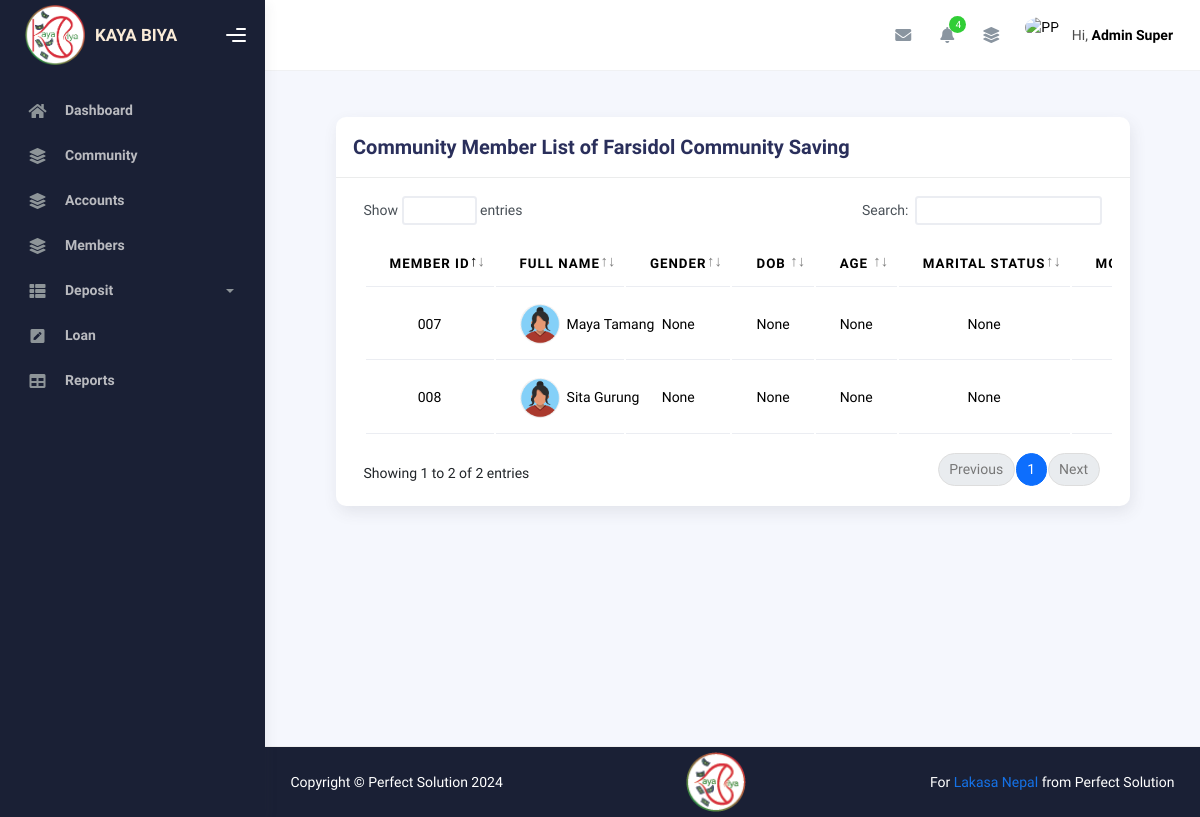
The page /community-list/5/ (signed in) on the database as committed earlier.
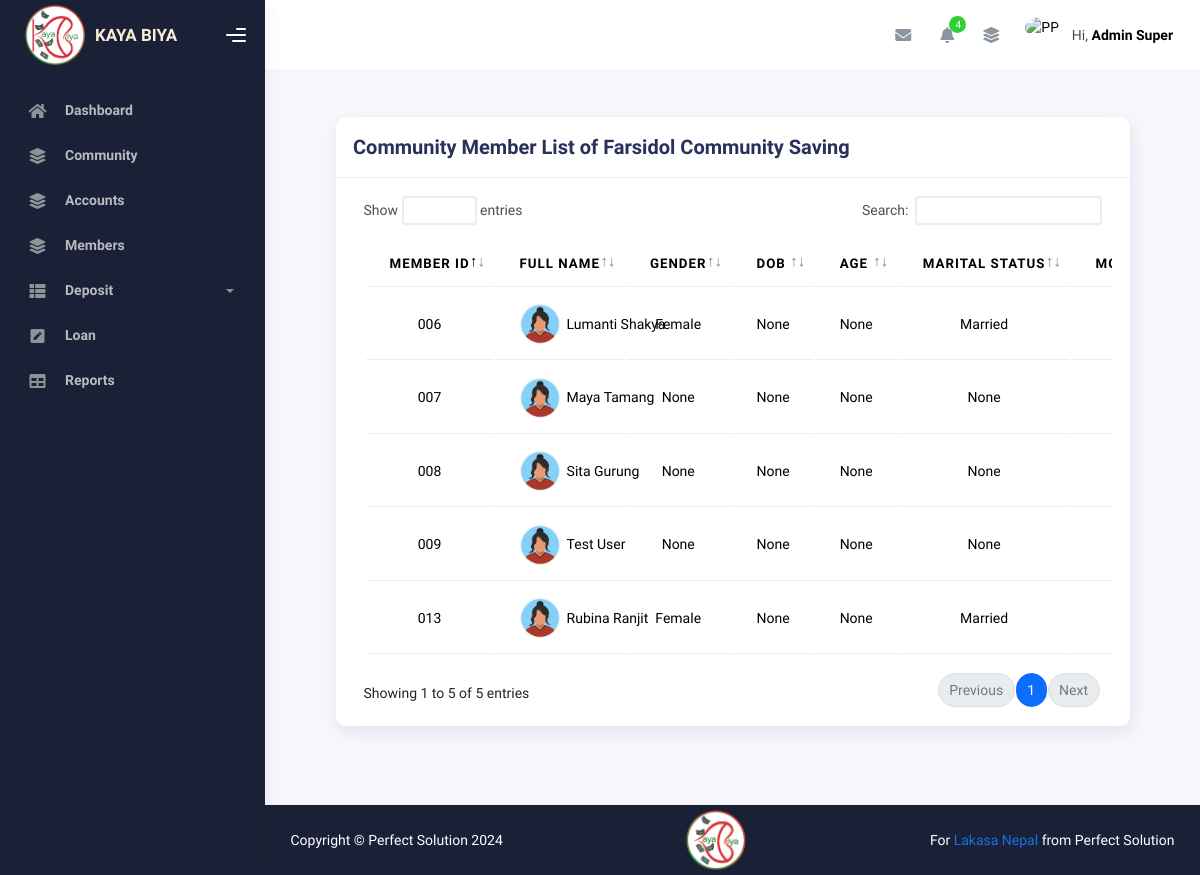
The same page on the database as committed later.
### member/models.py (models this page shows, shortened)
class Community(models.Model):
    community_name = models.CharField(max_length=255)
    community_head = models.ManyToManyField(User, related_name='managed_community')
    def __str__(self):
        return self.community_name

class Member(models.Model):
    MARITAL_STATUS = [
        ('Single', 'Single'),
        ('Married', 'Married'),
    ]
    GENDER = [
        ('Male', 'Male'),
        ('Female', 'Female'),
        ('Other', 'Other'),
    ]
    STATUS = [
        ('Active', 'Active'),
        ('Inactive', 'Inactive'),
    ]
    MEMBER_TYPE = [
        ('General', 'General'),
        ('Executive', 'Executive'),
    ]
    ROLE_CHOICES = [
        ('Member', 'Member'),
        ('Community-Head', 'Community-Head'),
        ('Executive', 'Executive'),
    ]
    username = models.OneToOneField(User, on_delete=models.CASCADE)
    role = models.CharField(max_length=20, choices=ROLE_CHOICES, default='Member')
    community = models.ForeignKey(Community, on_delete=models.CASCADE, blank=True, null=True, related_name='community_members')
    membership_id = models.CharField(max_length=20, blank=True, null=True)
    grand_parent = models.CharField(max_length=20, blank=True, null=True)
    parent = models.CharField(max_length=20, blank=True, null=True)
    spouse = models.CharField(max_length=20, blank=True, null=True)
    gender = models.CharField(max_length=6, choices=GENDER, null=True, blank=True)
    dob = models.DateField(null=True, blank=True)
    marital_status = models.CharField(
        max_length=7, choices=MARITAL_STATUS, null=True, blank=True
    )
    mobile = models.CharField(max_length=10, blank=True)
    address = models.CharField(max_length=50, null=True, blank=True)
    ward = models.CharField(max_length=3, null=True, blank=True)
    house_number = models.CharField(max_length=10, blank=True)
    citizenship_number = models.CharField(max_length=10, blank=True)
    join_date = models.DateField(null=True, blank=True)
    profile_picture = models.ImageField(upload_to="profile/", blank=True, null=True)
    citizen_copy = models.ImageField(upload_to="citizen/", blank=True, null=True)
    status = models.CharField(max_length=8, choices=STATUS, default="Active")
    age = models.IntegerField(null=True, blank=True)
    member_id = models.CharField(max_length=6, unique=True, blank=True)

### member/views.py (the view)
# urls.py: path("community-list/<str:pk>/", views.CommunityMemberListView.as_view(), name="community_member"),
class CommunityMemberListView(StaffRequiredMixin, TemplateView):
    template_name = 'community/community_members.html'
    def get_context_data(self, **kwargs):
        context = super().get_context_data(**kwargs)
        user = self.request.user
        community = get_object_or_404(Community, pk=self.kwargs['pk'])
        context['community'] = community
        context['members'] = community.community_members.all()
        return context

### account/mixins.py (called while the page is built)
    def dispatch(self, request, *args, **kwargs):
        user = self.request.user
        is_community_head = Community.objects.filter(community_head=user).exists()
        if not request.user.is_staff and not is_community_head:
            return redirect("/")  # Redirect to homepage
        return super().dispatch(request, *args, **kwargs)

### templates/community/community_members.html (shortened to what this page needs)
{% extends 'base/base.html' %}
{% load static %}
{% block content %}
  {% if user.is_staff or user.managed_community.exists %}
    <div class="container">
      <div class="page-inner">
        <div class="row">
          <div class="col-md-12">
            <div class="card">
              <div class="card-header">
                <h4 class="card-title">Community Member List of {{community}}</h4>
              </div>
              <div class="card-body">
                <div class="table-responsive">
                  <table id="multi-filter-select" class="display table table-hover">
                    <thead>
                      <tr>
                        <th>Member ID</th>
                        <th>Full Name</th>
                        <th>Gender</th>
                        <th>DOB</th>
                        <th>Age</th>
                        <th>Marital Status</th>
                        <th>Mobile</th>
                      </tr>
                    </thead>
                    <tbody>
                      {% for member in members %}
                        <tr>
                          <td class="text-center">{{ member.member_id }}</td>
                          <td>
                            <div class="avatar-sm d-flex align-items-center">
                              {% if member.profile_picture %}
                                <a href="{% url 'update_member' member.pk %}"><img src="{{ member.profile_picture.url }}" alt="PP" class="avatar-img rounded-circle" style="width: 40px; height: 40px;" /></a>
                              {% elif member.gender == 'Male' %}
                                <a href="{% url 'update_member' member.pk %}"><img src="{% static 'assets/image/profile_male.jpg' %}" alt="PP" class="avatar-img rounded-circle" style="width: 40px; height: 40px;" /></a>
                              {% else %}
                                <a href="{% url 'update_member' member.pk %}"><img src="{% static 'assets/image/profile_female.png' %}" alt="PP" class="avatar-img rounded-circle" style="width: 40px; height: 40px;" /></a>
                              {% endif %}
                              <span class="ms-2">{{ member.username.get_full_name|title }}</span>
                            </div>
                          </td>
                          <td class="text-center">{{ member.gender }}</td>
                          <td>{{ member.dob }}</td>
                          <td class="text-center">{{ member.age }}</td>
                          <td class="text-center">{{ member.marital_status }}</td>
                          <td>{{ member.mobile }}</td>
                        </tr>
                      {% endfor %}
                    </tbody>
                  </table>
                </div>
              </div>
            </div>
          </div>
        </div>
      </div>
    </div>
  {% else %}
    <h1>You Are Smart Enough To View This Page</h1>
  {% endif %}
{% endblock %}

### templates/base/base.html (shortened to what this page needs)
{% load static %}
<!DOCTYPE html>
<html lang="en">
  <head>
    <link rel="stylesheet" href="https://cdnjs.cloudflare.com/ajax/libs/font-awesome/5.15.4/css/all.min.css" />
    <link rel="stylesheet" href="{% static 'assets/css/bootstrap.min.css' %}" />
    <link rel="stylesheet" href="{% static 'assets/css/plugins.min.css' %}" />
    <link rel="stylesheet" href="{% static 'assets/css/kaiadmin.css' %}" />
    <link rel="stylesheet" href="{% static 'assets/css/extra.css' %}" />
  </head>
  <body hx-headers='{"X-CSRFToken": "{{ csrf_token }}"}'>
    <div class="wrapper">
      {% include 'base/navbar_side.html' %}
      <div class="main-panel">
        {% include 'base/navbar_top.html' %}
        <div class="container">
          <div class="page-inner">
            {% block content %}
            {% endblock %}
          </div>
        </div>
        {% include 'base/footer.html' %}
      </div>
    </div>
  </body>
</html>

### templates/base/navbar_side.html (shortened to what this page needs)
{% load static %}
<div class="sidebar" data-background-color="dark">
  <div class="sidebar-logo">
    <div class="logo-header" data-background-color="dark">
      <a href="" class="logo"><img src="{% static 'assets/img/logo5cm.png' %}" alt="navbar brand" class="navbar-brand" height="60" /> <span style="color: antiquewhite; margin-left: 10px; font-weight: bolder;">KAYA BIYA</span></a>
      <div class="nav-toggle">
        <button class="btn btn-toggle toggle-sidebar"><i class="gg-menu-right"></i></button>
      </div>
    </div>
  </div>
  <div class="sidebar-wrapper scrollbar scrollbar-inner">
    <div class="sidebar-content">
      <ul class="nav nav-secondary">
        <li class="nav-item">
          <a href="{% url 'dashboard' %}" class="collapsed">
            <i class="fas fa-home"></i>
            <p>Dashboard</p>
          </a>
        </li>
        {% if user.is_staff or user.managed_community.exists %}
          <li class="nav-item">
            <a href="{% url 'community_list' %}">
              <i class="fas fa-layer-group"></i>
              <p>Community</p>
            </a>
          </li>
          <li class="nav-item">
            <a href="{% url 'account' %}">
              <i class="fas fa-layer-group"></i>
              <p>Accounts</p>
            </a>
          </li>
          <li class="nav-item">
            <a href="{% url 'member_list' %}">
              <i class="fas fa-layer-group"></i>
              <p>Members</p>
            </a>
          </li>
          <li class="nav-item">
            <a data-bs-toggle="collapse" href="#sidebarLayouts">
              <i class="fas fa-th-list"></i>
              <p>Deposit</p>
              <span class="caret"></span>
            </a>
          </li>
        {% endif %}
        <li class="nav-item">
          <a data-bs-toggle="collapse" href="#forms">
            <i class="fas fa-pen-square"></i>
            <p>Loan</p>
          </a>
        </li>
        <li class="nav-item">
          <a data-bs-toggle="collapse" href="#tables">
            <i class="fas fa-table"></i>
            <p>Reports</p>
          </a>
        </li>
      </ul>
    </div>
  </div>
</div>

### templates/base/navbar_top.html (shortened to what this page needs)
{% load static %}
<div class="main-header">
  <nav class="navbar navbar-header navbar-header-transparent navbar-expand-lg border-bottom">
    <div class="container-fluid">
      <ul class="navbar-nav topbar-nav ms-md-auto align-items-center">
        <li class="nav-item topbar-icon dropdown hidden-caret">
          <a class="nav-link dropdown-toggle" href="#" id="messageDropdown" role="button" data-bs-toggle="dropdown" aria-haspopup="true" aria-expanded="false"><i class="fa fa-envelope"></i></a>
        </li>
        <li class="nav-item topbar-icon dropdown hidden-caret">
          <a class="nav-link dropdown-toggle" href="#" id="notifDropdown" role="button" data-bs-toggle="dropdown" aria-haspopup="true" aria-expanded="false">
            <i class="fa fa-bell"></i>
            <span class="notification">4</span>
          </a>
        </li>
        <li class="nav-item topbar-icon dropdown hidden-caret">
          <a class="nav-link" data-bs-toggle="dropdown" href="#" aria-expanded="false"><i class="fas fa-layer-group"></i></a>
        </li>
        <li class="nav-item topbar-user dropdown hidden-caret">
          <a class="dropdown-toggle profile-pic" data-bs-toggle="dropdown" href="#" aria-expanded="false">
            <div class="avatar-sm">
              <img src="{% static 'assets/image/profile_male.jpg' %}" alt="PP" class="avatar-img rounded-circle" />
            </div>
            <span class="profile-username">
              <span class="op-7">Hi,</span>
              <span class="fw-bold">{{user.get_full_name|title}}</span>
            </span>
          </a>
        </li>
      </ul>
    </div>
  </nav>
</div>

### templates/base/footer.html (shortened to what this page needs)
{% load static %}
<footer class="footer">
  <div class="d-flex justify-content-between container-fluid">
    <span class="text-white">Copyright © Perfect Solution 2024</span>
    <div class="text-center">
        <img src="{% static 'assets/img/logo2cm.png' %}" alt="" style="height: 60px;">
    </div>
    <span class="text-right text-white">
        For <a href="https://www.lakasanepal.org/" target="_blank">Lakasa Nepal</a> from Perfect Solution
    </span>
  </div>
</footer>

Rows that differ between the two databases and show on the page:
now on this page (row edited): Member: member_id "006", username.get_full_name "Lumanti Shakya", gender "Female", dob "None", age "None", marital_status "Married"
added Member: member_id "009", username.get_full_name "Test User", gender "None", dob "None", age "None", marital_status "None"
added Member: member_id "013", username.get_full_name "Rubina Ranjit", gender "Female", dob "None", age "None", marital_status "Married"
Other text that changed with them:
text written by a page script: "Show entries Search: Showing 1 to 2 of 2 entries Previous 1 Next" → "Show entries Search: Showing 1 to 5 of 5 entries Previous 1 Next"
